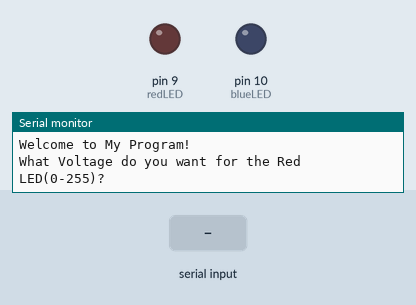
A sketch run on a simulated Arduino Uno, built with avr-gcc and run on an emulated ATmega328P. Parts: output pins drawn as LEDs (lit = HIGH), the last lines printed to the serial monitor. Inputs (shaded band) come from the test bench.

Above: at 0.8 s.
0.9 s: "90,45\n" received over Serial
At 1.07 s:
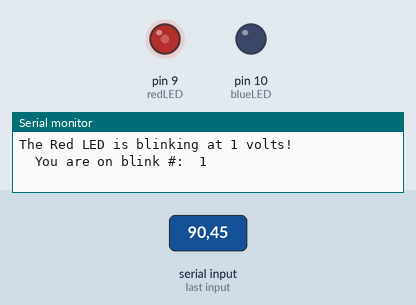
Timing chart, 0 to 9.9 s (numbered marks = the images above; inputs shaded):
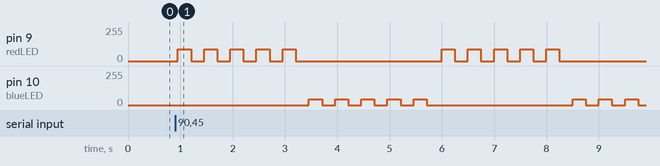

The sketch:

serial_blink.ino
```cpp
int redLED = 9;  // Initialize Pin 9 as red LED
int blueLED = 10; //Initialize Pin 10 as blue LED
int redON = 250;  // Red LED on time
int redOFF = 250; // Red LED off time
int blueON = 250; // Blue LED on time
int blueOFF = 250; // Blue LED off time
int redBlinkRate = 5 ; // Number of time the Red LED will blink
int blueBlinkRate = 5 ; // Number of times the Blue LED will blink
int writeValueRed;
int writeValueBlue;
String redMessage="The Red LED is blinking at ";
String blueMessage="The Blue LED is blinking at ";


void setup() {
    Serial.begin(9600);
    String wm1= "Welcome to";
    String wm2= " My Program!";
    String wm3;
    wm3 = wm1 + wm2;
//    Serial.println(wm1 + wm2);
    Serial.println(wm3);
    pinMode(redLED, OUTPUT);
    pinMode(blueLED, OUTPUT);

    Serial.println("What Voltage do you want for the Red LED(0-255)?");
    while (Serial.available()==0){ }
    writeValueRed = Serial.parseInt();

    Serial.println("What Voltage do you want for the Blue LED(0-255)?");
    while (Serial.available()==0){ }
    writeValueBlue = Serial.parseInt();
//    Serial.println("How many times do you want the red LED to blink? ");  //Ask user for a number for red led to blink.
//    while (Serial.available()==0){  }  //Wait for input
//    redBlinkRate = Serial.parseInt(); //Read input

//    Serial.println("How many times do you want the blue LED to blink? ");  //Ask user for a number for blue led to blink.
//    while (Serial.available()==0){  } //Wait for input
//    blueBlinkRate = Serial.parseInt(); //Read input
}

void loop() {

  Serial.print(redMessage + writeValueRed / 51);
  Serial.println(" volts!");                         //Start of Red loop
    int j=1;
    while (j<=redBlinkRate){
        Serial.print("  You are on blink #:  ");
        Serial.println(j);
        analogWrite(redLED, writeValueRed);
        delay(redON);
        analogWrite(redLED, 0);
        delay(redOFF);
        j = j + 1;
    }

Serial.println("  ");

Serial.print(blueMessage + writeValueBlue / 51);
Serial.println(" volts!");
    int k = 1;
    while (k <=blueBlinkRate){
        Serial.print("  You are on blink #:  ");
        Serial.println(k);
        analogWrite(blueLED, writeValueBlue);
        delay(blueON);
        analogWrite(blueLED, 0);
        delay(blueOFF);
        k = k + 1;
    }
Serial.println("  ");
Serial.println("End of Loop, Restarting now!");
Serial.println("");

}
```

Measured:
- after the input at 0.9 s, pin 9 (redLED): goes 4 × (90/255 0.25 s, 0/255 0.25 s), 90/255 0.25 s, 0/255 2.8 s, 4 × (90/255 0.25 s, 0/255 0.25 s), 90/255 0.25 s, then 0/255, starting after 0.05 s; pin 10 (blueLED): 0/255 → 45/255 after 2.6 s, → 0/255 0.25 s later, → 45/255 0.25 s later, → 0/255 0.25 s later, … (16 changes in this stretch)
